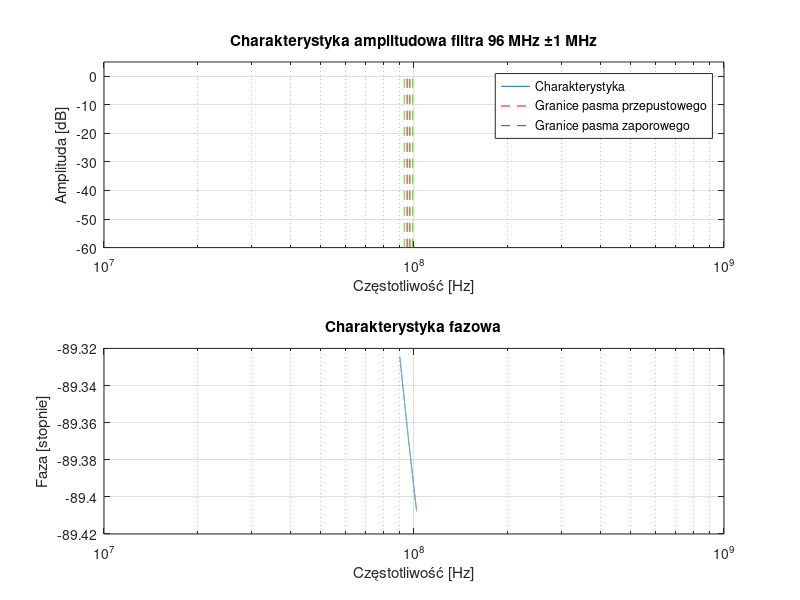
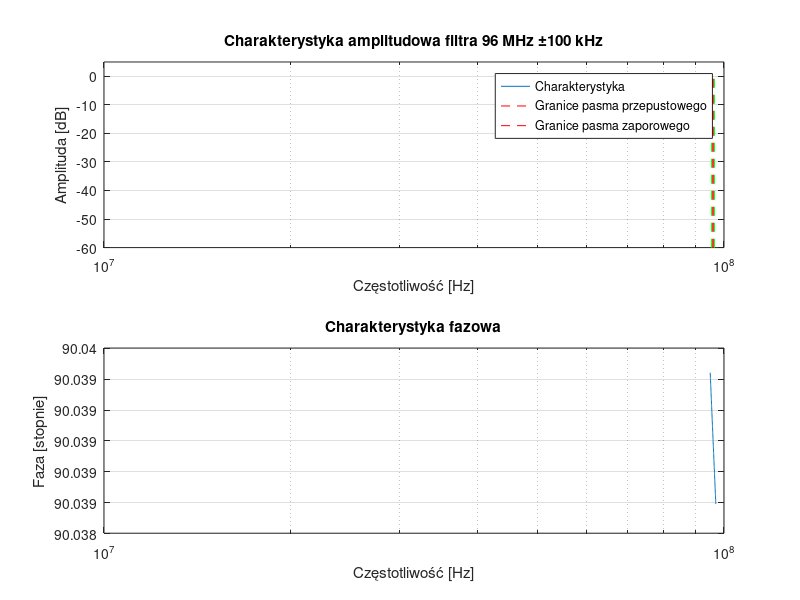

Recreate these plots in MATLAB, in order.
clear all; close all; clc;

% Parametry filtra 96 MHz ±1 MHz
fs = 96e6;       % częstotliwość środkowa
B = 2e6;         % szerokość pasma (1 MHz z każdej strony)
fp = [fs-B/2 fs+B/2]; % pasmo przepustowe
fs1 = [fs-3e6 fs+3e6]; % pasmo zaporowe (przyjęto 3 MHz od środka)
Rp = 3;          % zafalowania w paśmie przepustowym [dB]
Rs = 40;         % tłumienie w paśmie zaporowym [dB]

% Projektowanie filtra Butterwortha
[n, Wn] = buttord(fp, fs1, Rp, Rs, 's');
[b, a] = butter(n, Wn, 's');

% Charakterystyka częstotliwościowa
f = linspace(90e6, 102e6, 10000); % zakres częstotliwości
h = freqs(b, a, 2*pi*f);

% Wykres
figure;
subplot(2,1,1);
semilogx(f, 20*log10(abs(h)));
title('Charakterystyka amplitudowa filtra 96 MHz ±1 MHz');
xlabel('Częstotliwość [Hz]');
ylabel('Amplituda [dB]');
grid on;
hold on;

% Zaznaczenie punktów charakterystycznych
plot([fp(1) fp(1)], [-100 0], 'r--');
plot([fp(2) fp(2)], [-100 0], 'r--');
plot([fs1(1) fs1(1)], [-100 0], 'g--');
plot([fs1(2) fs1(2)], [-100 0], 'g--');
legend('Charakterystyka', 'Granice pasma przepustowego', 'Granice pasma zaporowego');
ylim([-60 5]);

subplot(2,1,2);
semilogx(f, angle(h)*180/pi);
title('Charakterystyka fazowa');
xlabel('Częstotliwość [Hz]');
ylabel('Faza [stopnie]');
grid on;

%========================================================================================%

% Parametry filtra 96 MHz ±100 kHz
fs = 96e6;       % częstotliwość środkowa
B = 200e3;       % szerokość pasma (100 kHz z każdej strony)
fp = [fs-B/2 fs+B/2]; % pasmo przepustowe
fs1 = [fs-500e3 fs+500e3]; % pasmo zaporowe (przyjęto 500 kHz od środka)
Rp = 3;          % zafalowania w paśmie przepustowym [dB]
Rs = 40;         % tłumienie w paśmie zaporowym [dB]

% Projektowanie filtra Butterwortha
[n, Wn] = buttord(fp, fs1, Rp, Rs, 's');
[b, a] = butter(n, Wn, 's');

% Charakterystyka częstotliwościowa
f = linspace(95e6, 97e6, 10000); % zakres częstotliwości
h = freqs(b, a, 2*pi*f);

% Wykres
figure;
subplot(2,1,1);
semilogx(f, 20*log10(abs(h)));
title('Charakterystyka amplitudowa filtra 96 MHz ±100 kHz');
xlabel('Częstotliwość [Hz]');
ylabel('Amplituda [dB]');
grid on;
hold on;

% Zaznaczenie punktów charakterystycznych
plot([fp(1) fp(1)], [-100 0], 'r--');
plot([fp(2) fp(2)], [-100 0], 'r--');
plot([fs1(1) fs1(1)], [-100 0], 'g--');
plot([fs1(2) fs1(2)], [-100 0], 'g--');
legend('Charakterystyka', 'Granice pasma przepustowego', 'Granice pasma zaporowego');
ylim([-60 5]);

subplot(2,1,2);
semilogx(f, angle(h)*180/pi);
title('Charakterystyka fazowa');
xlabel('Częstotliwość [Hz]');
ylabel('Faza [stopnie]');
grid on;